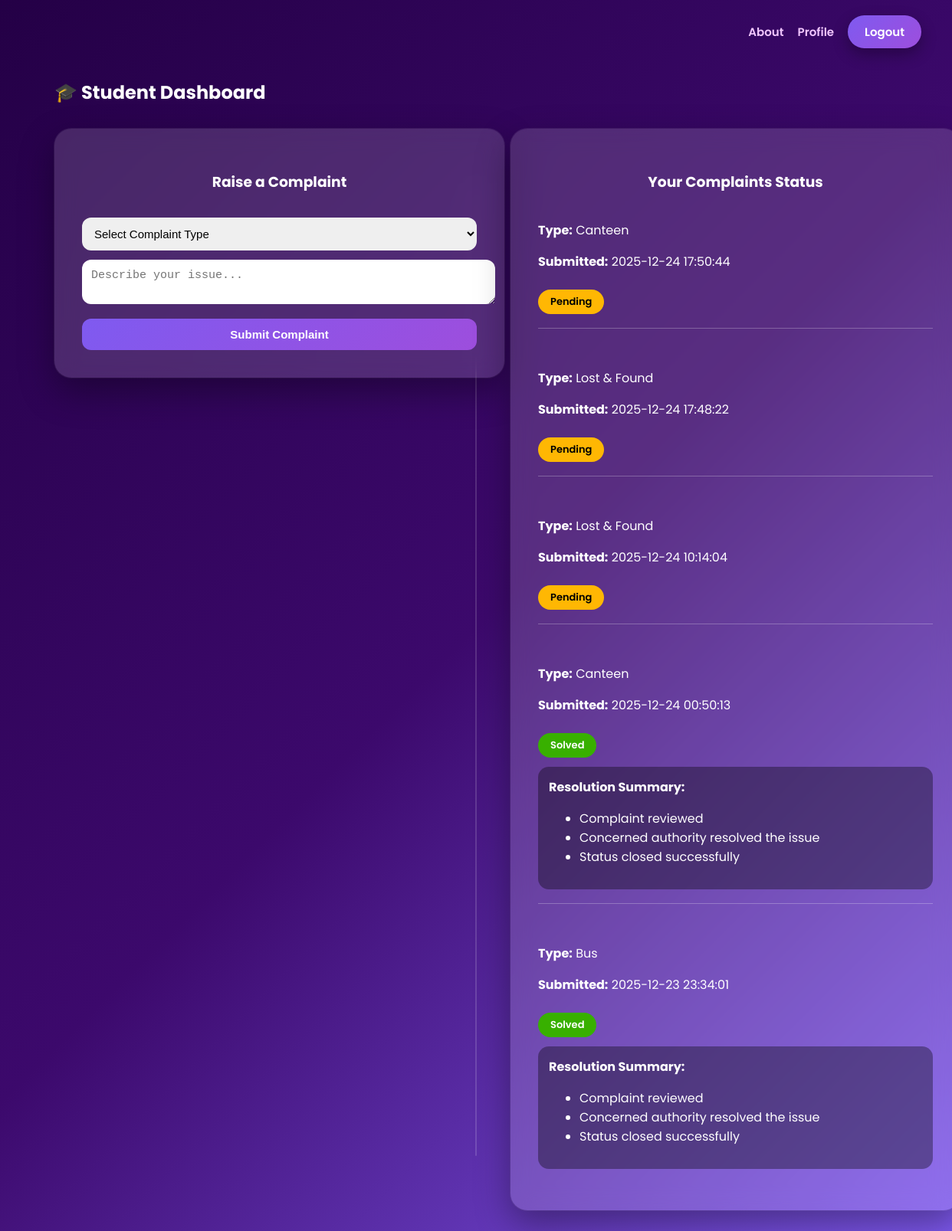
/student (signed in), run on the app's committed database.
### tables this page shows
CREATE TABLE complaints (
        id INTEGER PRIMARY KEY AUTOINCREMENT,
        user_id INTEGER,
        type TEXT,
        description TEXT,
        status TEXT DEFAULT 'Pending',
        created_at TEXT,
        FOREIGN KEY(user_id) REFERENCES users(id)
    );

### app.py (the view, shortened to what this page needs)
@app.route("/student", methods=["GET", "POST"])
def student_dashboard():
    if session.get("role") != "student":
        return redirect("/login")
    db = get_db()
    cur = db.cursor()
    cur.execute("""
        SELECT type, description, status, created_at
        FROM complaints
        WHERE user_id=?
        ORDER BY id DESC
    """, (session["user_id"],))
    complaints = cur.fetchall()
    db.close()
    return render_template("student_dashboard.html", complaints=complaints)

### app.py (called while the page is built)
def get_db():
    return sqlite3.connect(DB_NAME)

### templates/student_dashboard.html (shortened to what this page needs)
<!DOCTYPE html>
<html lang="en">
<head>
</head>
<body>
<div class="top-nav">
    <a href="/about">About</a>
    <a href="/profile">Profile</a>
    <a href="/logout" class="logout-btn">Logout</a>
</div>
<div class="container">
    <h2>🎓 Student Dashboard</h2>
    <div class="dashboard-grid">
        <div class="card">
            <h3>Raise a Complaint</h3>
            <form method="POST">
                <select name="type" required>
                    <option value="">Select Complaint Type</option>
                </select>
                <textarea name="description" placeholder="Describe your issue..." required></textarea>
                <button type="submit">Submit Complaint</button>
            </form>
        </div>
        <div class="card">
            <h3>Your Complaints Status</h3>
            {% for c in complaints %}
            <div class="complaint-box">
                <p><strong>Type:</strong> {{ c[0] }}</p>
                <p><strong>Submitted:</strong> {{ c[3] }}</p>
                <span class="status {{ c[2] }}">{{ c[2] }}</span>
                {% if c[2] == "Solved" %}
                    <div class="solution">
                        <strong>Resolution Summary:</strong>
                        <ul>
                            <li>Complaint reviewed</li>
                            <li>Concerned authority resolved the issue</li>
                            <li>Status closed successfully</li>
                        </ul>
                    </div>
                {% endif %}
                <hr>
            </div>
            {% endfor %}
        </div>
    </div>
</div>
</body>
</html>

### templates/student_dashboard.html (style rules this page uses)
body { background: linear-gradient(135deg, #240046, #3c096c, #7f5af0); color: white; font-family: 'Poppins', sans-serif; overflow-x: hidden; margin: 0; }
.top-nav { display: flex; justify-content: flex-end; align-items: center; gap: 18px; padding: 20px 40px; }
.top-nav a { text-decoration: none; font-size: 15px; font-weight: 600; color: #f1c6ff; }
.logout-btn { background: linear-gradient(135deg, #7f5af0, #9d4edd); padding: 10px 22px; border-radius: 30px; color: white !important; box-shadow: 0 8px 20px rgba(0,0,0,0.3); }
.container { max-width: 1100px; margin: 20px auto 60px; padding: 0 20px; }
h2 { margin-bottom: 25px; }
.dashboard-grid { display: grid; grid-template-columns: 1fr 1fr; gap: 70px; align-items: flex-start; position: relative; margin-top: 30px; }
.dashboard-grid::before { content: ""; position: absolute; left: 50%; top: 5%; transform: translateX(-50%); width: 2px; height: 90%; background: rgba(255,255,255,0.15); border-radius: 10px; }
.card { background: rgba(255,255,255,0.15); backdrop-filter: blur(14px); -webkit-backdrop-filter: blur(14px); padding: 36px; border-radius: 22px; box-shadow: 0 18px 45px rgba(0,0,0,0.35), 0 0 0 1px rgba(255,255,255,0.08); width: 100%; position: relative; overflow: hidden; display: flex; flex-direction: column; }
.card:first-child { margin-right: 10px; }
.card:last-child { margin-left: 10px; }
.card h3 { text-align: center; margin-bottom: 20px; }
.card hr { border: none; height: 1px; background: rgba(255,255,255,0.25); margin: 18px 0; }
select, textarea, button { width: 100%; padding: 12px; border-radius: 12px; border: none; margin-top: 12px; font-size: 15px; }
button { background: linear-gradient(135deg, #7f5af0, #9d4edd); color: white; font-weight: 600; cursor: pointer; }
.status { padding: 6px 16px; border-radius: 20px; font-size: 13px; font-weight: 600; display: inline-block; margin-top: 8px; }
.Pending { background: #ffb703; color: black; }
.Solved { background: #38b000; }
.complaint-box { margin-bottom: 18px; }
.solution { margin-top: 12px; background: rgba(0,0,0,0.35); padding: 14px; border-radius: 14px; }

### data on the page
complaints: type "Canteen", created_at "2025-12-24 17:50:44", status "Pending"
complaints: type "Lost & Found", created_at "2025-12-24 17:48:22", status "Pending"
complaints: type "Lost & Found", created_at "2025-12-24 10:14:04", status "Pending"
complaints: type "Canteen", created_at "2025-12-24 00:50:13", status "Solved", shows "Resolution Summary:"
complaints: type "Bus", created_at "2025-12-23 23:34:01", status "Solved", shows "Resolution Summary:"
